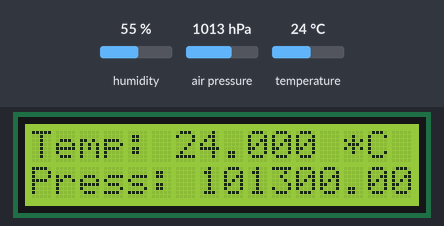
A sketch run on a simulated Arduino Uno, built with avr-gcc and run on an emulated ATmega328P. Shown: 16×2 character LCD. The test bench sets the inputs (shaded band); at power-on: temperature 24 °C, air pressure 1013 hPa, humidity 55 %. What the sketch prints to the serial monitor is not drawn.

Above: at 0.2 s.
1.3 s: temperature set to 12 °C
At 3.2 s:
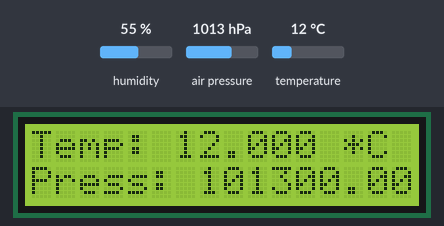
4.9 s: air pressure set to 952 hPa
At 6.3 s:
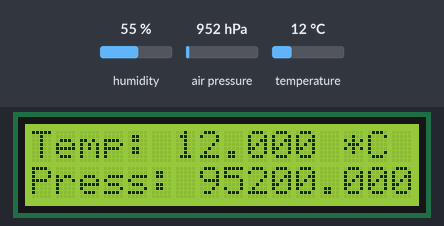
8.3 s: temperature set to 19 °C
At 10.0 s:
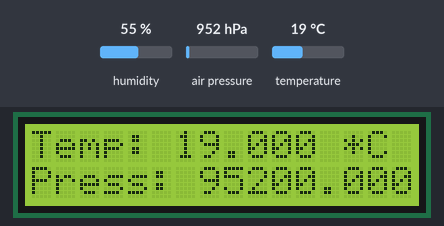
11.7 s: air pressure set to 975 hPa
At 13.4 s:
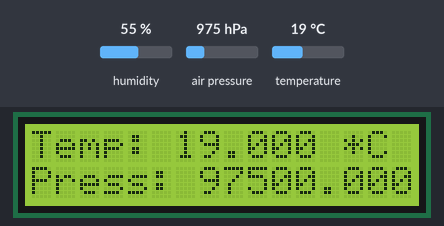
Timing chart, 0 to 14.9 s (numbered marks = the images above; inputs shaded):
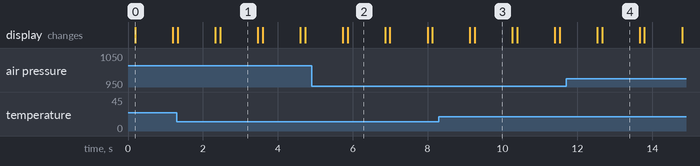

Measured:
- after the input at 1.3 s, the display: first differs from a run without the input after 1.2 s (image 1)
- after the input at 4.9 s, the display: first differs from a run without the input after 0.96 s (image 2)
- after the input at 8.3 s, the display: first differs from a run without the input after 0.96 s (image 3)
- after the input at 11.7 s, the display: first differs from a run without the input after 0.96 s (image 4)
- what the display in image 0 shows lasts 1.0 s, from 0.2 s to 1.2 s

The sketch:

prueba_lcd_sensores.ino
```cpp
#include <Adafruit_AHTX0.h>
#include <LiquidCrystal_I2C.h>
#include <Wire.h>
#include <Adafruit_BMP280.h>

Adafruit_AHTX0 aht;

Adafruit_BMP280 bmp; // I2C

// set the LCD number of columns and rows
int lcdColumns = 16;
int lcdRows = 2;

// set LCD address, number of columns and rows
// if you don't know your display address, run an I2C scanner sketch
LiquidCrystal_I2C lcd(0x27, lcdColumns, lcdRows);

void setup() {
  // put your setup code here, to run once:
  Serial.begin(115200);
  Serial.println("Adafruit AHT10/AHT20 demo!");

  // initialize LCD
  lcd.init();
  // turn on LCD backlight
  lcd.backlight();

  unsigned status;
  status = bmp.begin(0x76);
  if (!status) {
    Serial.println(F("Could not find a valid BMP280 sensor, check wiring or "
                      "try a different address!"));
    Serial.print("SensorID was: 0x"); Serial.println(bmp.sensorID(),16);
    Serial.print("        ID of 0xFF probably means a bad address, a BMP 180 or BMP 085\n");
    Serial.print("   ID of 0x56-0x58 represents a BMP 280,\n");
    Serial.print("        ID of 0x60 represents a BME 280.\n");
    Serial.print("        ID of 0x61 represents a BME 680.\n");
    while (1) delay(10);
  }

  /* Default settings from datasheet. */
  bmp.setSampling(Adafruit_BMP280::MODE_NORMAL,     /* Operating Mode. */
                  Adafruit_BMP280::SAMPLING_X2,     /* Temp. oversampling */
                  Adafruit_BMP280::SAMPLING_X16,    /* Pressure oversampling */
                  Adafruit_BMP280::FILTER_X16,      /* Filtering. */
                  Adafruit_BMP280::STANDBY_MS_500); /* Standby time. */

  if (! aht.begin()) {
    Serial.println("Could not find AHT? Check wiring");
    while (1) delay(10);
  }
  Serial.println("AHT10 or AHT20 found");
}

void loop() {
  // put your main code here, to run repeatedly:
  sensors_event_t humidity, temp;
  aht.getEvent(&humidity, &temp);// populate temp and humidity objects with fresh data
  Serial.print("Temperature: "); Serial.print(temp.temperature); Serial.println(" degrees C");
  Serial.print("Humidity: "); Serial.print(humidity.relative_humidity); Serial.println("% rH");

  // set cursor to first column, first row
  lcd.setCursor(0, 0);
  lcd.print("Temp: ");
  lcd.print(temp.temperature,3);
  lcd.print(" *C");
  // set cursor to first column, second row
  lcd.setCursor(0, 1);
  lcd.print("Hum: ");
  lcd.print(humidity.relative_humidity,3);
  lcd.print(" %");
  // set cursor to first column, third row
  lcd.setCursor(0, 2);
  lcd.print("Press: ");
  lcd.print(bmp.readPressure(),3);
  lcd.print(" Pa");
  // no funciona
  // set cursor to first column, fourth row
//  lcd.setCursor(0, 3);
//  lcd.print("Alt: ");
//  lcd.print(bmp.readAltitude(1013.25),3); /* Adjusted to local forecast! */
//  lcd.print(" m");
  delay(1000);
  lcd.clear();
}
```
